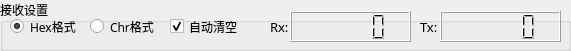
   <widget class="QGroupBox" name="groupBox">
    <property name="geometry">
     <rect>
      <x>140</x>
      <y>530</y>
      <width>571</width>
      <height>51</height>
     </rect>
    </property>
    <property name="maximumSize">
     <size>
      <width>617</width>
      <height>51</height>
     </size>
    </property>
    <property name="font">
     <font>
      <family>Adobe Arabic</family>
      <pointsize>9</pointsize>
     </font>
    </property>
    <property name="title">
     <string>接收设置</string>
    </property>
    <widget class="QRadioButton" name="hexReceive">
     <property name="geometry">
      <rect>
       <x>10</x>
       <y>11</y>
       <width>71</width>
       <height>31</height>
      </rect>
     </property>
     <property name="font">
      <font>
       <family>微软雅黑</family>
       <pointsize>9</pointsize>
      </font>
     </property>
     <property name="text">
      <string>Hex格式</string>
     </property>
     <property name="checked">
      <bool>true</bool>
     </property>
    </widget>
    <widget class="QRadioButton" name="chrReceive">
     <property name="geometry">
      <rect>
       <x>90</x>
       <y>11</y>
       <width>71</width>
       <height>31</height>
      </rect>
     </property>
     <property name="font">
      <font>
       <family>微软雅黑</family>
       <pointsize>9</pointsize>
      </font>
     </property>
     <property name="text">
      <string>Chr格式</string>
     </property>
     <property name="checked">
      <bool>false</bool>
     </property>
    </widget>
    <widget class="QLCDNumber" name="TxLCD">
     <property name="geometry">
      <rect>
       <x>290</x>
       <y>11</y>
       <width>121</width>
       <height>31</height>
      </rect>
     </property>
    </widget>
    <widget class="QLCDNumber" name="RxLCD">
     <property name="geometry">
      <rect>
       <x>440</x>
       <y>11</y>
       <width>121</width>
       <height>31</height>
      </rect>
     </property>
    </widget>
    <widget class="QLabel" name="RxLabel">
     <property name="geometry">
      <rect>
       <x>270</x>
       <y>11</y>
       <width>31</width>
       <height>31</height>
      </rect>
     </property>
     <property name="font">
      <font>
       <family>微软雅黑</family>
       <pointsize>10</pointsize>
      </font>
     </property>
     <property name="text">
      <string>Rx:</string>
     </property>
    </widget>
    <widget class="QLabel" name="TxLabel">
     <property name="geometry">
      <rect>
       <x>420</x>
       <y>11</y>
       <width>31</width>
       <height>31</height>
      </rect>
     </property>
     <property name="font">
      <font>
       <family>微软雅黑</family>
       <pointsize>10</pointsize>
      </font>
     </property>
     <property name="text">
      <string>Tx:</string>
     </property>
    </widget>
    <widget class="QCheckBox" name="autoClean">
     <property name="geometry">
      <rect>
       <x>170</x>
       <y>11</y>
       <width>101</width>
       <height>31</height>
      </rect>
     </property>
     <property name="font">
      <font>
       <family>微软雅黑</family>
      </font>
     </property>
     <property name="text">
      <string>自动清空</string>
     </property>
     <property name="checked">
      <bool>true</bool>
     </property>
    </widget>
   </widget>
